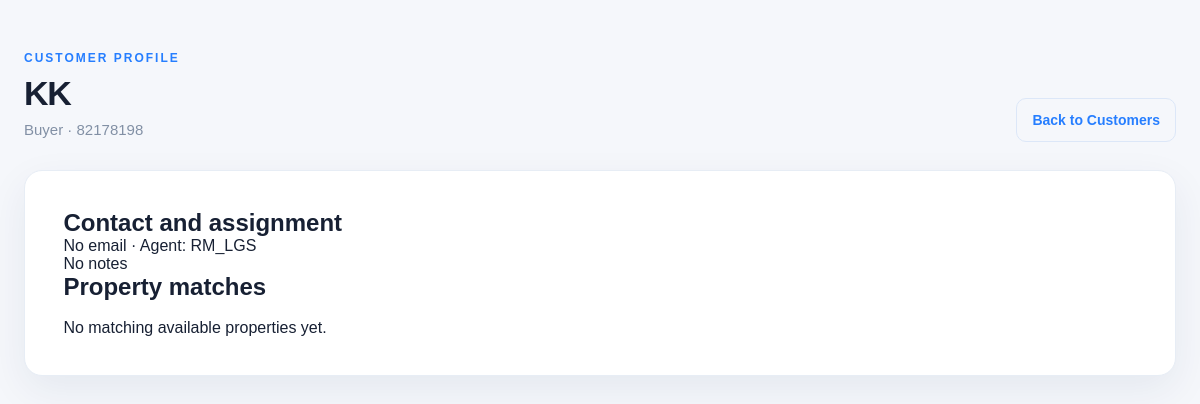
/customers/4/ (signed in), run on the app's committed database.
### customers/models.py (models this page shows, shortened)
class Customer(models.Model):
    CUSTOMER_TYPES = [
        ('BUYER', 'Buyer'),
        ('SELLER', 'Seller'),
        ('RENTER', 'Renter'),
        ('RENT_OWNER', 'Property Rent Owner'),
    ]
    PRICE_NEGOTIABILITY_CHOICES = [
        ('NEGOTIABLE', 'Negotiable'),
        ('FIXED', 'Not negotiable'),
    ]
    TITLE_TYPE_CHOICES = [
        ('HARD', 'Hard Title'),
        ('SOFT', 'Soft Title'),
    ]
    name = models.CharField(max_length=200)
    phone = models.CharField(max_length=30)
    email = models.EmailField(blank=True, null=True)
    customer_type = models.CharField(
        max_length=20,
        choices=CUSTOMER_TYPES,
        default='BUYER'
    )
    minimum_budget = models.DecimalField(
        max_digits=12,
        decimal_places=2,
        default=0
    )
    budget = models.DecimalField(
        max_digits=12,
        decimal_places=2,
        default=0
    )
    preferred_location = models.CharField(
        max_length=255,
        blank=True
    )
    preferred_bedrooms = models.PositiveIntegerField(default=0)
    preferred_bathrooms = models.PositiveIntegerField(default=0)
    requirements = models.TextField(
        blank=True,
        help_text="Example: Swimming pool, parking, garden"
    )
    notes = models.TextField(blank=True)
    assigned_agent = models.ForeignKey(
        settings.AUTH_USER_MODEL, on_delete=models.SET_NULL,
        null=True, blank=True, related_name='customers'
    )
    property_type = models.CharField(max_length=30, blank=True)
    city = models.CharField(max_length=100, blank=True)
    district = models.CharField(max_length=100, blank=True)
    commune = models.CharField(max_length=100, blank=True)
    preferred_city = models.CharField(max_length=100, blank=True)
    preferred_district = models.CharField(max_length=100, blank=True)
    preferred_commune = models.CharField(max_length=100, blank=True)
    owner_property_title = models.CharField(max_length=200, blank=True)
    asking_price = models.DecimalField(max_digits=12, decimal_places=2, null=True, blank=True)
    price_negotiability = models.CharField(max_length=12, choices=PRICE_NEGOTIABILITY_CHOICES, blank=True)
    title_type = models.CharField(max_length=10, choices=TITLE_TYPE_CHOICES, blank=True)
    owner_bedrooms = models.CharField(max_length=10, blank=True)
    owner_bathrooms = models.CharField(max_length=10, blank=True)
    land_size = models.DecimalField(max_digits=10, decimal_places=2, null=True, blank=True)
    house_size = models.DecimalField(max_digits=10, decimal_places=2, null=True, blank=True)
    furnished_status = models.CharField(max_length=20, blank=True)
    property_description = models.TextField(blank=True)
    owner_requirements = models.TextField(blank=True)
    created_at = models.DateTimeField(auto_now_add=True)

### accounts/models.py (models this page shows)
class User(AbstractUser):
    ROLE_CHOICES = (
        ('ADMIN', 'Admin'),
        ('AGENT', 'Sales Agent'),
        ('PROPERTY', 'Property Manager'),
    )
    role = models.CharField(
        max_length=10,
        choices=ROLE_CHOICES,
        default='AGENT'
    )
    phone = models.CharField(max_length=20, blank=True)
    def __str__(self):
        return self.username

### customers/views.py (the view)
# urls.py: path('<int:pk>/', views.customer_detail, name='customer_detail'),
@login_required
def customer_detail(request, pk):
    if getattr(request.user, 'role', '') == 'PROPERTY':
        raise PermissionDenied
    customer = get_object_or_404(Customer, pk=pk)
    if not (request.user.is_superuser or getattr(request.user, 'role', '') == 'ADMIN') and customer.assigned_agent_id != request.user.id:
        from django.core.exceptions import PermissionDenied
        raise PermissionDenied
    if customer.customer_type not in ('BUYER', 'RENTER'):
        properties = Property.objects.none()
    else:
        properties = Property.objects.filter(status='AVAILABLE')
        properties = properties.filter(listing_type='RENT' if customer.customer_type == 'RENTER' else 'SALE')
    if customer.property_type:
        properties = properties.filter(property_type=customer.property_type)
    preferred_district = customer.preferred_location or customer.preferred_district
    if preferred_district:
        properties = properties.filter(
            Q(district__icontains=preferred_district) |
            Q(location__icontains=preferred_district)
        )
    price_field = 'monthly_rent' if customer.customer_type == 'RENTER' else 'price'
    if customer.minimum_budget:
        properties = properties.filter(**{f'{price_field}__gte': customer.minimum_budget})
    if customer.budget:
        properties = properties.filter(**{f'{price_field}__lte': customer.budget})
    if customer.preferred_bedrooms:
        properties = properties.filter(bedrooms__gte=customer.preferred_bedrooms)
    if customer.preferred_bathrooms:
        properties = properties.filter(bathrooms__gte=customer.preferred_bathrooms)
    return render(request, 'customers/customer_detail.html', {'customer': customer, 'properties': properties[:12]})

### customers/templates/customers/customer_detail.html
{% load static %}<!doctype html><html lang="en"><head><meta charset="utf-8"><meta name="viewport" content="width=device-width, initial-scale=1"><title>{{ customer.name }} | LGS CRM</title><link rel="stylesheet" href="{% static 'css/style.css' %}"></head><body><main class="form-page"><header class="form-header"><div><span class="eyebrow">CUSTOMER PROFILE</span><h1>{{ customer.name }}</h1><p>{{ customer.get_customer_type_display }} · {{ customer.phone }}</p></div><a class="back-btn" href="{% url 'customer_list' %}">Back to Customers</a></header><section class="form-card"><h2>Contact and assignment</h2><p>{{ customer.email|default:'No email' }} · Agent: {{ customer.assigned_agent|default:'Unassigned' }}</p><p>{{ customer.notes|default:'No notes' }}</p><h2>Property matches</h2><div class="match-grid">{% for property in properties %}<article class="match-card"><h3>{{ property.title }}</h3><p>{{ property.get_property_type_display }} · {{ property.get_listing_type_display }}</p><p>{{ property.city }} {{ property.district }} {{ property.commune }}</p><strong>${% if property.listing_type == 'RENT' %}{{ property.monthly_rent }} / month{% else %}{{ property.price }}{% endif %}</strong></article>{% empty %}<p>No matching available properties yet.</p>{% endfor %}</div></section></main></body></html>

### static/css/style.css (style rules this page uses)
* { margin: 0; padding: 0; box-sizing: border-box; }
body { font-family: Arial, Helvetica, sans-serif; background: #f5f7fb; color: #172033; }
.eyebrow { color: #267eff; font-size: 12px; font-weight: 700; letter-spacing: 2px; }
.form-page { width: min(1200px, calc(100% - 48px)); margin: clamp(24px, 4vw, 48px) auto 64px; }
.form-header { display: flex; justify-content: space-between; align-items: flex-end; gap: 24px; margin-bottom: 28px; }
.form-header h1 { margin: 8px 0 6px; font-size: clamp(26px, 3vw, 34px); line-height: 1.15; letter-spacing: -0.035em; }
.form-header p { color: #8290a5; font-size: 15px; line-height: 1.5; }
.back-btn { display: inline-flex; align-items: center; justify-content: center; min-height: 44px; padding: 0 15px; color: #267eff; text-decoration: none; font-size: 14px; font-weight: 700; border: 1px solid #dce7f8; border-radius: 10px; white-space: nowrap; transition: background-color .18s ease, border-color .18s ease; }
.form-card { background: white; padding: clamp(22px, 3.2vw, 40px); border: 1px solid #e7edf5; border-radius: 18px; box-shadow: 0 14px 40px rgba(20, 40, 80, 0.07); }
.match-grid { display: grid; grid-template-columns: repeat(auto-fit, minmax(220px, 1fr)); gap: 16px; margin-top: 18px; }

### data on the page
Customer: name "KK", customer_type "Buyer", phone "82178198", email "No email", assigned_agent "RM_LGS", notes "No notes"
